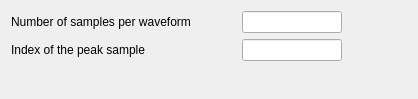
<?xml version="1.0" encoding="UTF-8"?>
<ui version="4.0" stdsetdef="1">
  <author></author>
  <comment></comment>
  <exportmacro></exportmacro>
  <class>ClustersLayout</class>
  <widget class="QWidget" name="ClustersLayout">
    <property name="geometry">
      <rect>
        <x>0</x>
        <y>0</y>
        <width>418</width>
        <height>99</height>
      </rect>
    </property>
    <property name="windowTitle">
      <string>Clusters</string>
    </property>
    <layout class="QGridLayout">
      <item row="1" column="0">
        <spacer name="spacer1">
          <property name="sizeHint">
            <size>
              <width>21</width>
              <height>17</height>
            </size>
          </property>
          <property name="sizeType">
            <enum>QSizePolicy::Expanding</enum>
          </property>
          <property name="orientation">
            <enum>Qt::Vertical</enum>
          </property>
        </spacer>
      </item>
      <item row="0" column="0">
        <layout class="QGridLayout">
          <item row="0" column="2">
            <widget class="QLineEdit" name="nbSamplesLineEdit">
              <property name="sizePolicy">
                <sizepolicy>
                  <hsizetype>0</hsizetype>
                  <vsizetype>0</vsizetype>
                  <horstretch>0</horstretch>
                  <verstretch>0</verstretch>
                </sizepolicy>
              </property>
              <property name="minimumSize">
                <size>
                  <width>100</width>
                  <height>0</height>
                </size>
              </property>
              <property name="maximumSize">
                <size>
                  <width>100</width>
                  <height>32767</height>
                </size>
              </property>
            </widget>
          </item>
          <item row="0" column="0">
            <widget class="QLabel" name="waveformLabel">
              <property name="text">
                <string>Number of samples per waveform</string>
              </property>
              <property name="wordWrap">
                <bool>false</bool>
              </property>
            </widget>
          </item>
          <item row="1" column="0">
            <widget class="QLabel" name="peakLabel">
              <property name="text">
                <string>Index of the peak sample</string>
              </property>
              <property name="wordWrap">
                <bool>false</bool>
              </property>
            </widget>
          </item>
          <item row="0" column="1" rowspan="2" colspan="1">
            <spacer name="spacer4_2">
              <property name="sizeHint">
                <size>
                  <width>45</width>
                  <height>20</height>
                </size>
              </property>
              <property name="sizeType">
                <enum>QSizePolicy::Fixed</enum>
              </property>
              <property name="orientation">
                <enum>Qt::Horizontal</enum>
              </property>
            </spacer>
          </item>
          <item row="0" column="3">
            <spacer name="spacer4">
              <property name="sizeHint">
                <size>
                  <width>16</width>
                  <height>20</height>
                </size>
              </property>
              <property name="sizeType">
                <enum>QSizePolicy::Expanding</enum>
              </property>
              <property name="orientation">
                <enum>Qt::Horizontal</enum>
              </property>
            </spacer>
          </item>
          <item row="1" column="2">
            <widget class="QLineEdit" name="peakIndexLineEdit">
              <property name="sizePolicy">
                <sizepolicy>
                  <hsizetype>0</hsizetype>
                  <vsizetype>0</vsizetype>
                  <horstretch>0</horstretch>
                  <verstretch>0</verstretch>
                </sizepolicy>
              </property>
              <property name="minimumSize">
                <size>
                  <width>100</width>
                  <height>0</height>
                </size>
              </property>
              <property name="maximumSize">
                <size>
                  <width>100</width>
                  <height>32767</height>
                </size>
              </property>
            </widget>
          </item>
        </layout>
      </item>
    </layout>
  </widget>
  <layoutdefault spacing="6" margin="11"/>
  <pixmapfunction>qPixmapFromMimeSource</pixmapfunction>
  <resources>
    <include location="clusterslayout.qrc"/>
  </resources>
</ui>
